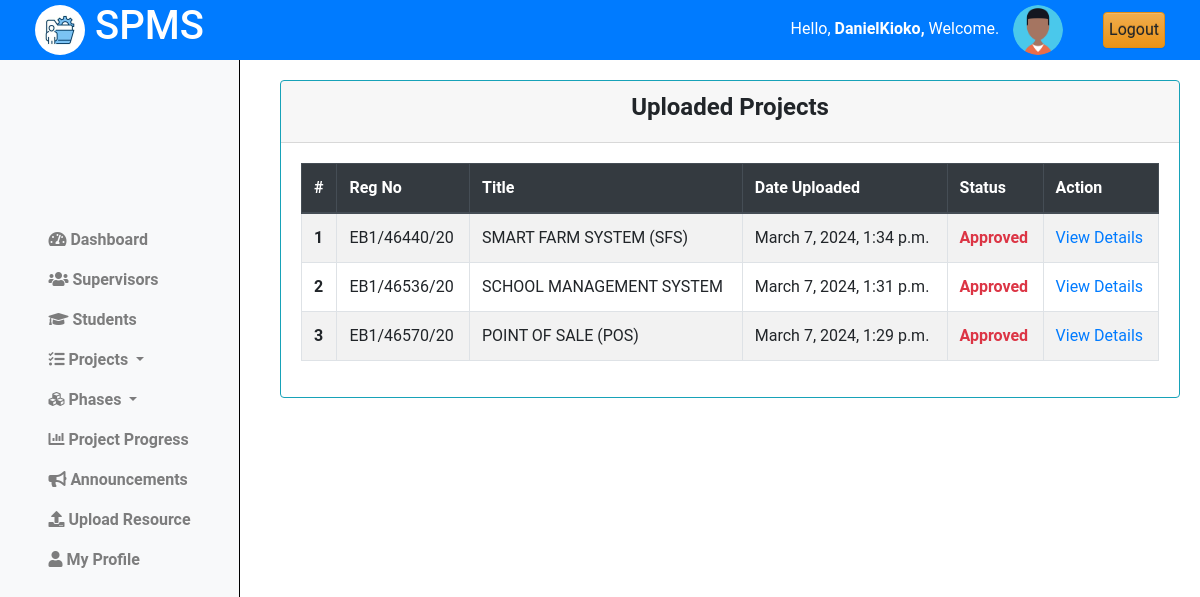
/coordinator/view_projects/ (signed in), run on the app's committed database.
### projectsApp/models.py (models this page shows, shortened)
class Coordinator(AbstractUser):
    pass

class Projects(models.Model):
    student = models.ForeignKey(Student, on_delete=models.CASCADE)
    title = models.CharField(max_length=255)
    description = models.TextField()
    objectives = models.TextField()
    lecturer = models.ForeignKey(Lecturer, on_delete=models.SET_NULL, null=True, blank=True)
    status = models.CharField(max_length=50, choices=[
        ('pending', 'Pending'),
        ('approved', 'Approved'),
        ('rejected', 'Rejected')
    ], default='pending')
    created_at = models.DateTimeField(auto_now_add=True)
    updated_at = models.DateTimeField(auto_now=True)

class Student(models.Model):
    regno = models.CharField(max_length=255, unique=True)
    email = models.EmailField(max_length=255, unique=True)
    name = models.CharField(max_length=255)
    phone_number = models.IntegerField(null=True, blank=True)
    intake_year = models.PositiveSmallIntegerField(default=2024)
    password = models.CharField(max_length=128, null=False, blank=False)
    user_id = models.AutoField(primary_key=True)
    last_login = models.DateTimeField(blank=True, null=True)
    USERNAME_FIELD = 'email'
    REQUIRED_FIELDS = ['regno', 'name', 'phone_number']
    class Meta:
        db_table = "students"

### projectsApp/AccessControl.py (the view)
    @login_required
    def wrapper(request, *args, **kwargs):
        if not isinstance(request.user, Coordinator):
            return redirect('cordinator_login')
        return function(request, *args, **kwargs)

### projectsApp/AccessControl.py (called while the page is built)
def coordinator_required(function):
    @login_required
    def wrapper(request, *args, **kwargs):
        if not isinstance(request.user, Coordinator):
            return redirect('cordinator_login')
        return function(request, *args, **kwargs)
    return wrapper

### projectsApp/views.py (called while the page is built)
@coordinator_required
def view_projects(request):
    projects = Projects.objects.all().order_by('-created_at')
    for i,project in enumerate(projects):
        project.index = i+1
        student = project.student
        project.reg_number = student.regno
    context = {'projects':projects}
    return render(request, 'cordinator/projects.html',context)

### projectsApp/templates/cordinator/projects.html
{% extends 'base_cord.html' %}
{% load static %}
{% block content %}
{% include 'column1_cord.html' %}
<div class="content">
    <div class="container-fluid">
        <div class="row">
            <div class="card border-info">
                <div class="card-header text-center">
                    <h4><b>Uploaded Projects</b></h4>
                </div>
                <div class="card-body">
                    <table class="table table-bordered table-hover  table-striped border-info">
                        <thead class="thead-dark">
                            <tr>
                                <th scope="col">#</th>
                                <th scope="col">Reg No</th>
                                <th scope="col">Title</th>
                                <th scope="col">Date Uploaded</th>
                                <th scope="col">Status</th>
                                <th scope="col">Action</th>
                            </tr>
                        </thead>
                        <tbody>
                            {% if projects.exists %}
                                {% for project in projects %}
                                    <tr>
                                        <th scope="row">{{project.index}}</th>
                                        <td>{{project.reg_number|upper}}</td>
                                        <td>{{project.title|upper}}</td>
                                        <td>{{project.created_at}}</td>
                                        <td class="text-danger "><b>{{project.status|title}}</b></td>
                                        <td><a href="{% url "view_project_details" project.id%}"> View Details </a></td>
                                    </tr>
                            {% endfor %}
                            {% else %}
                                <tr>
                                    <td colspan="6" class="text-center text-danger">No Uploaded projects found.</td>
                                </tr>
                            {% endif %}
                        </tbody>
                    </table>
                </div>
            </div>
        </div>
    </div>
</div>
<link rel="stylesheet" href="{% static 'css/mystudents.css' %}">
{% endblock %}

### projectsApp/templates/base_cord.html (shortened to what this page needs)
{% load static %}
<!doctype html>
<html class="no-js h-100" lang="en">
  <head>
    <link href="https://use.fontawesome.com/releases/v5.0.6/css/all.css" rel="stylesheet">
    <link href="https://stackpath.bootstrapcdn.com/bootstrap/4.5.2/css/bootstrap.min.css" rel="stylesheet">
    <link rel="stylesheet" href="https://cdn.jsdelivr.net/npm/bootstrap@3.3.7/dist/css/bootstrap-theme.min.css">
</head>
<body>
    <header>
        <div class="container-fluid">
            <div class="row align-items-center">
                <div class="col-md-3">
                    <div class="left">
                        <img src="{% static 'images/logo.jpg' %}" alt="Logo" class="logo">
                        <h1>SPMS</h1>
                    </div>
                </div>
                <div class="col-md-9 d-flex justify-content-end">
                    <div class="row align-items-center">
                        <div class="col-auto">
                            <span class="username mb-3" style="padding:10px;">
                                Hello,
                                <strong>
                                    {% if request.user.is_authenticated %}
                                        {% if request.user.is_staff %}
                                            {{ request.user.username }},
                                        {% else %}
                                            {{ request.user.name }},
                                        {% endif %}
                                    {% else %}
                                        Guest,
                                    {% endif %}
                                </strong>
                                Welcome.
                            </span>
                            <img src="{% static 'images/profile.png'%}" alt="Profile Picture" class="profile-pic">
                        </div>
                        <div class="col-auto">
                            <a href="{% url 'logout' %}" class="btn btn-warning" style="padding:5px;">Logout</a>
                        </div>
                    </div>
                </div>
            </div>
        </div>
    </header>
    {% block content %}
    {% endblock %}
</body>
</html>

### projectsApp/static/css/mystudents.css (style rules this page uses)
.content { margin-left: 250px; padding: 20px; margin-top: 60px; }
.card { width: 100%; margin-left: 10px; }

### projectsApp/templates/base_cord.html (style rules this page uses)
body { font-family: 'Roboto', sans-serif; margin: 0; padding: 0; }
header { background-color: #007BFF; color: white; display: flex; justify-content: space-between; align-items: center; text-align: center; padding: 10px 20px; z-index: 20; position: fixed; top: 0; left: 0; width: 100%; height: 60px; }
header .left { display: flex; align-items: center; }
header .logo { width: 50px; height: 50px; margin-right: 10px; border-radius: 50%; }
header .profile-pic { width: 50px; height: 50px; border-radius: 50%; margin-right: 10px; }

### data on the page
Coordinator: user.username "DanielKioko"
Projects: index "1", reg_number "EB1/46440/20", title "SMART FARM SYSTEM (SFS)", created_at "March 7, 2024, 1:34 p.m.", status "Approved"
Projects: index "2", reg_number "EB1/46536/20", title "SCHOOL MANAGEMENT SYSTEM", created_at "March 7, 2024, 1:31 p.m.", status "Approved"
Projects: index "3", reg_number "EB1/46570/20", title "POINT OF SALE (POS)", created_at "March 7, 2024, 1:29 p.m.", status "Approved"
